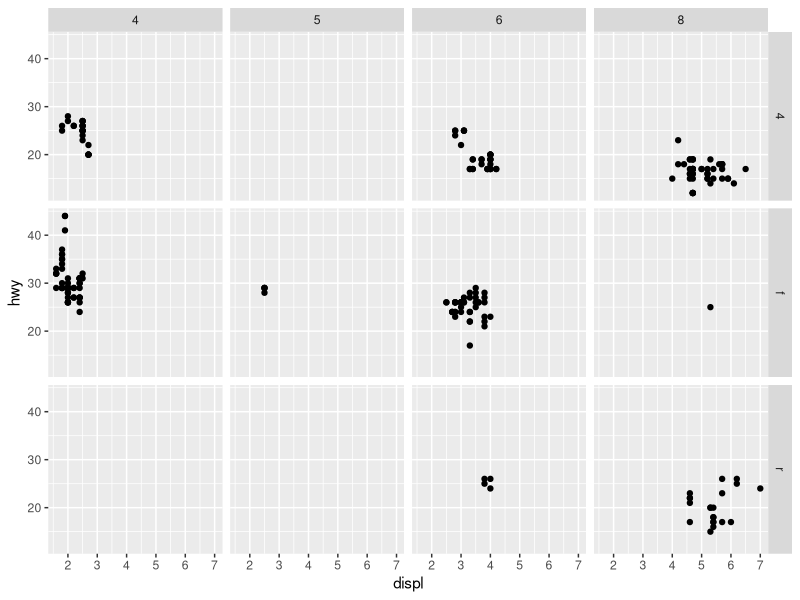
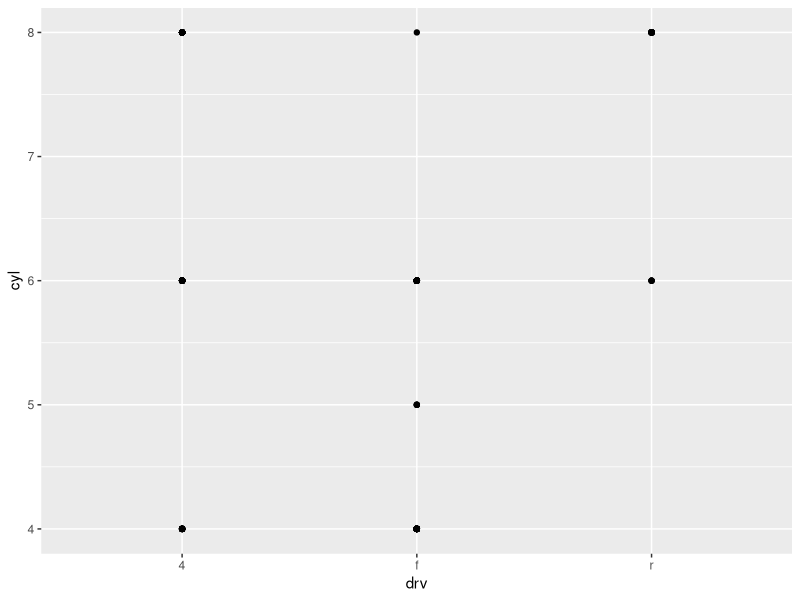
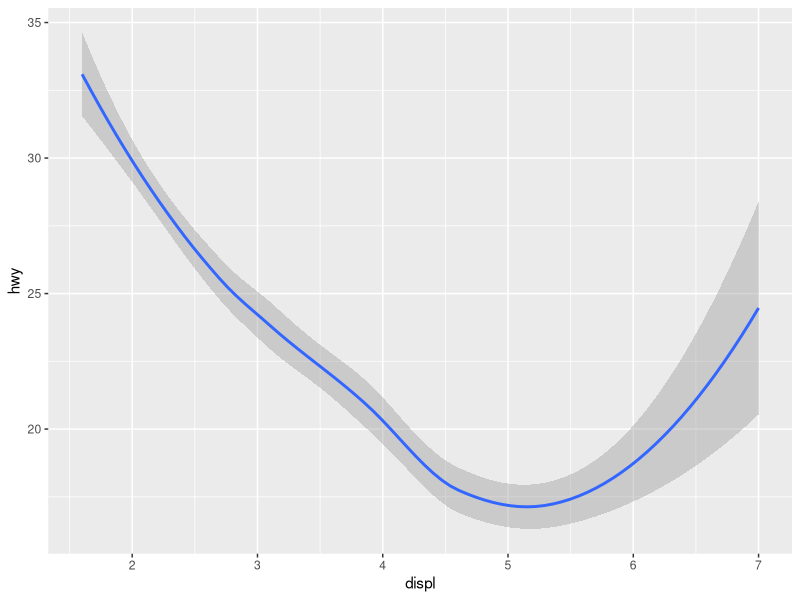
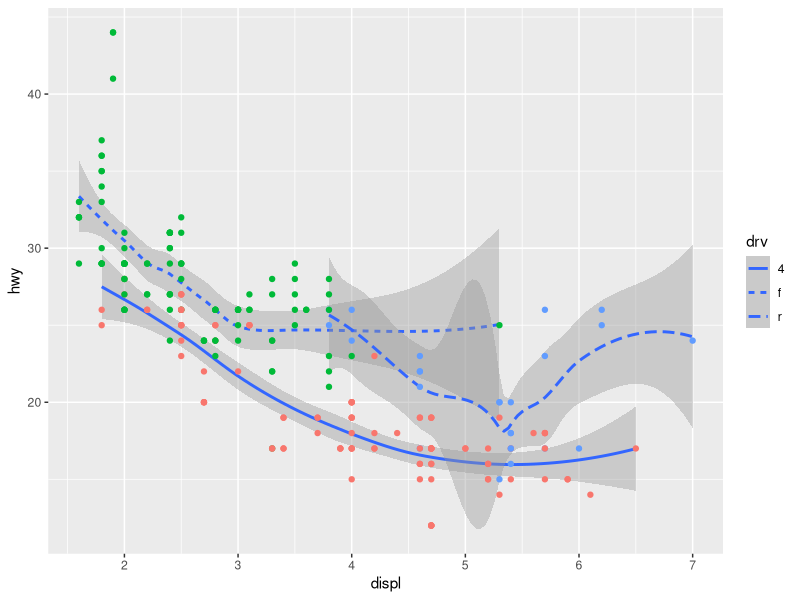
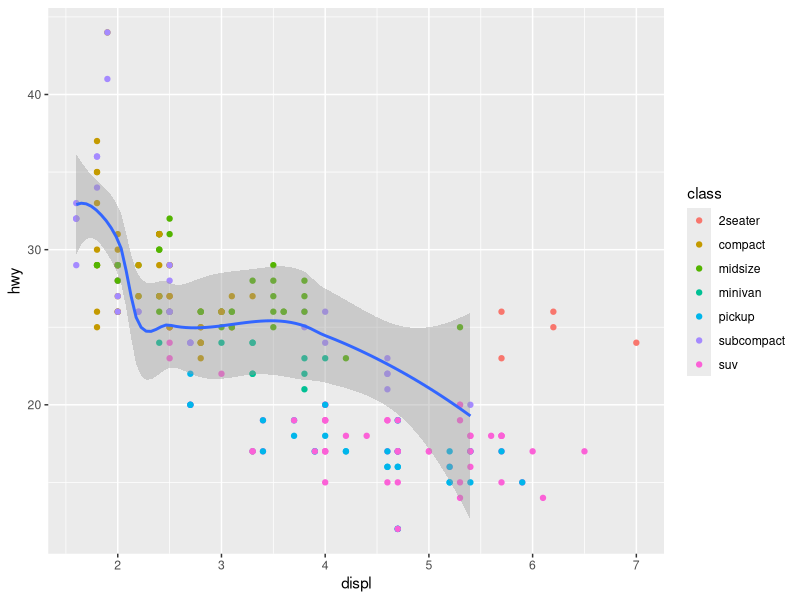

Recreate these plots in R, in order.
library(ggplot2)
library(tidyverse)

ggplot(data=mpg)+
  geom_point(mapping=aes(x=displ,y=hwy))+
  facet_grid(drv~cyl)

ggplot(data=mpg)+
  geom_point(mapping=aes(x=drv,y=cyl))

ggplot(data=mpg)+
  geom_smooth(mapping=aes(x=displ,y=hwy))

ggplot(data = mpg) + 
  geom_smooth(mapping = aes(x = displ, y = hwy, linetype = drv))+
  geom_point(mapping=aes(x=displ,y=hwy,color=drv),
             show.legend=FALSE)

ggplot(data=mpg,mapping=aes(x=displ,y=hwy))+
  geom_point(mapping=aes(color=class))+
  geom_smooth(data = filter(mpg, class == "subcompact"))

